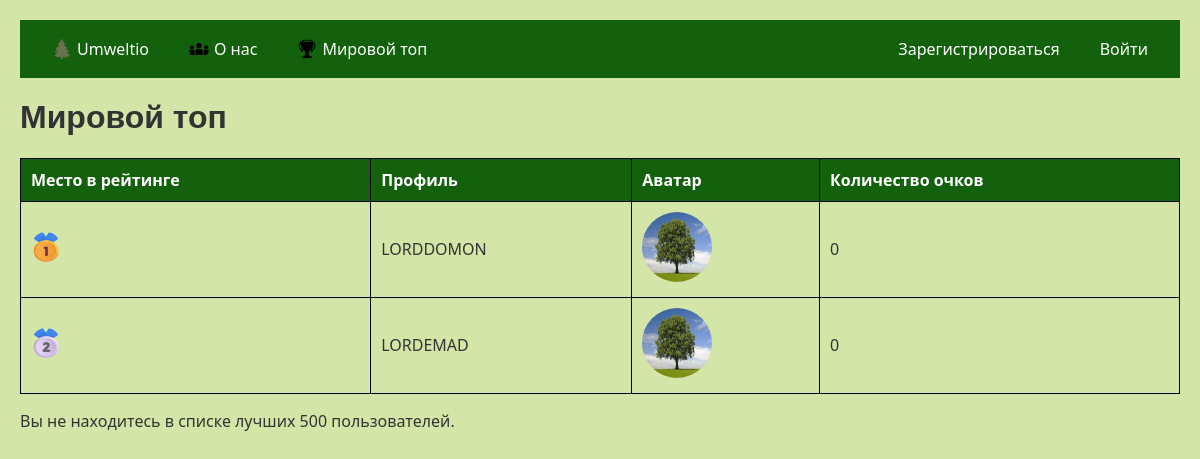
The page /top_list on the database its author committed.
### main.py (models this page shows)
class User(db.Model):
    id = db.Column(db.Integer, primary_key=True)
    username = db.Column(db.String(40), unique=True, nullable=False)
    password = db.Column(db.String(200), nullable=False)
    email = db.Column(db.String(100), nullable=False)
    is_confirmed = db.Column(db.Boolean, default=False)
    content = db.Column(db.String(500), nullable=True)
    status = db.Column(db.String(20), default="Участник")
    registration_date = db.Column(db.DateTime, default=datetime.utcnow)
    profile_picture = db.Column(db.String(200), default='profile_pics/default_profile.png', nullable=True)
    points = db.Column(db.Integer, default=0)
    correct_answers = db.Column(db.Integer, default=0)
    quizzes_completed = db.Column(db.Integer, default=0)

### main.py (the view)
@app.route('/top_list')
def top_list():
    user = get_current_user()
    users = User.query.order_by(User.points.desc()).limit(500).all()
    user_rank = None
    if user:
        for index, u in enumerate(users):
            if u.id == user.id:
                user_rank = index + 1
                break
    return render_template('top_list.html', users=users, user=user, user_rank=user_rank)

### main.py (called while the page is built)
@app.before_request
def create_tables():
    db.create_all()

def delete_unconfirmed_users():
    seven_days_ago = datetime.utcnow() - timedelta(days=7)
    unconfirmed_users = User.query.filter(User.is_confirmed == False, User.registration_date < seven_days_ago).all()
    for user in unconfirmed_users:
        db.session.delete(user)
    db.session.commit()
    print(f"Удалено {len(unconfirmed_users)} неподтвержденных пользователей.")

def get_current_user():
    if 'user_id' in session:
        return User.query.get(session['user_id'])
    return None

@app.before_request
def make_session_permanent():
    session.permanent = True
    app.permanent_session_lifetime = timedelta(days=7)

@app.before_request
def load_user():
    g.user = get_current_user()

@app.before_request
def check_unconfirmed_users():
    delete_unconfirmed_users()

### templates/top_list.html (shortened to what this page needs)
<!DOCTYPE html>
<html lang="ru">
<head>
</head>
<body>
    {% extends "index.html" %}
    {% block content %}
    <h1>Мировой топ</h1>
    <table>
        <thead>
            <tr>
                <th>Место в рейтинге</th>
                <th>Профиль</th>
                <th>Аватар</th>
                <th>Количество очков</th>
            </tr>
        </thead>
        <tbody>
            {% for user in users %}
                <tr>
                    <td>
                        {% if loop.index == 1 %}
                            <img class="medal" src="{{ url_for('static', filename='img/gold.png') }}" alt="1">
                        {% elif loop.index == 2 %}
                            <img class="medal" src="{{ url_for('static', filename='img/silver.png') }}" alt="2">
                        {% elif loop.index == 3 %}
                            <img class="medal" src="{{ url_for('static', filename='img/bronze.png') }}" alt="3">
                        {% else %}
                               {{ loop.index }}
                        {% endif %}
                    </td>
                    <td>{{ user.username }}</td>
                    <td>
                        <img src="{{ url_for('static', filename=user.profile_picture) }}" alt="Аватар">
                    </td>
                    <td>{{ user.points }}</td>
                </tr>
            {% endfor %}
        </tbody>
    </table>
    {% if user_rank %}
        <p>Ваше место в рейтинге: {{ user_rank }}</p>
    {% else %}
        <p>Вы не находитесь в списке лучших 500 пользователей.</p>
    {% endif %}
    {% endblock %}

### templates/index.html (shortened to what this page needs)
<!DOCTYPE html>
<html lang="en">
<head>
    <link rel="stylesheet" href="{{ url_for('static', filename='css/style.css') }}">
</head>
<body>
    <nav>
        <div class="left">
            <ul>
                <li>
                    <a href="{{ url_for('home') }}">
                        <img src="{{ url_for('static', filename='img/tree_transparent.png') }}" alt="icon"> Umweltio
                    </a>
                </li>
                <li>
                    <a href="{{ url_for('us') }}">
                        <img src="{{ url_for('static', filename='img/about-us.svg') }}" alt="icon"> О нас
                    </a>
                </li>
                <li>
                    <a href=" {{ url_for('top_list') }}">
                    <img src="{{ url_for('static', filename='img/pokal.png') }}" alt="icon">Мировой топ
                </a>
                </li>
            </ul>
        </div>
        <div class="right">
            <ul>
                {% if session['username'] %}
                <li>
                    <a href="{{ url_for('profile') }}">{{ session['username']  }}
                    <img src="{{ url_for('static', filename=user.profile_picture if user.profile_picture else 'profile_pics/default_profile.png') }}"
                        alt="profile_picture"
                        style="width:40px; height: 40px; border-radius: 50%;"></a>
                </li>
                <li>
                    <a href="{{ url_for('logout') }}">
                        <img src="{{ url_for('static', filename='img/R.png') }}" alt="icon"> Выйти
                    </a>
                </li>
                {% else %}
                <li><a href="{{ url_for('register') }}">Зарегистрироваться</a></li>
                <li><a href="{{ url_for('login') }}">Войти</a></li>
                {% endif %}
            </ul>
        </div>
    </nav>
    {% block content %}{% endblock %}
</body>
</html>

### static/css/style.css (style rules this page uses)
body { background-color: #d4e6a7; color: #333; font-family: 'Segoe UI', sans-serif; }
nav { background-color: #13610c; padding: 8px 12px; display: flex; justify-content: space-between; align-items: center; }
nav .left, nav .right { display: flex; }
nav ul { list-style: none; padding: 0; margin: 0; display: flex; align-items: center; }
nav li { margin: 0 10px; }
nav a { color: white; text-decoration: none; display: flex; align-items: center; padding: 10px; transition: background-color 0.3s; }
nav img { width: 20px; height: 20px; margin-right: 5px; }
h1, h2, h3, h4 { font-family: 'Montserrat', sans-serif; }
p { font-weight: 500; }

### templates/top_list.html (style rules this page uses)
body { font-family: Arial, sans-serif; background-color: #d4e6a7; margin: 0; padding: 20px; }
table { width: 100%; border-collapse: collapse; margin-top: 20px; }
th, td { border: 1px solid #000000; padding: 10px; text-align: left; }
th { background-color: #13610c; color: white; }
img { width: 70px; height: 70px; border-radius: 50%; }
.medal { width: 30px; height: 30px; }

### rows shown on the page
User: username "LORDDOMON", profile_picture (placeholder picture), points "0"
User: username "LORDEMAD", profile_picture (placeholder picture), points "0"
